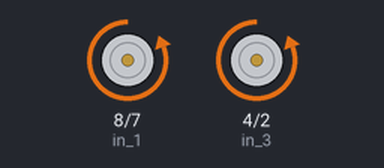
Simulated run of this sketch. Board: Arduino Uno, built with avr-gcc and run on an emulated ATmega328P. On the bench: motor-driver pin pairs drawn as motors (green arrow = first pin HIGH = forward, orange = second pin HIGH = backward, longer = more drive, scaled by the enable pin).

Above: at 1.5 s.
At 5.5 s:
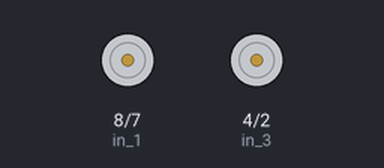
Timing chart, 0 to 10.4 s (numbered marks = the images above):
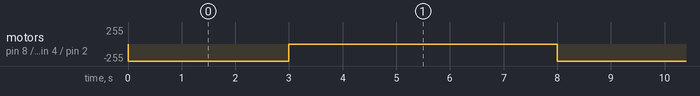

Measured:
- by itself, motor on pin 8 (in_1) / pin 7 (in_2), motor on pin 4 (in_3) / pin 2 (in_4): alternates backward 255/255 for 3.0 s and stopped for 5.0 s

The sketch:

motor_test_code.ino
```cpp
 int enA = 3;
 int in_1 = 8 ;
 int in_2 = 7  ;
 int enB = 9;
 int in_3 = 4 ;
 int in_4 = 2 ;

void setup()

{

pinMode(enA,OUTPUT) ;
pinMode(in_1,OUTPUT) ;
pinMode(in_2,OUTPUT) ;
pinMode(enB,OUTPUT) ;
pinMode(in_3,OUTPUT) ;
pinMode(in_4,OUTPUT) ;

}


void loop()

{


digitalWrite(in_1,LOW) ;

digitalWrite(in_2,HIGH) ;

analogWrite(enA,255) ;


digitalWrite(in_3,LOW) ;

digitalWrite(in_4,HIGH) ;

analogWrite(enB,255) ;


delay(3000) ;


digitalWrite(in_1,LOW) ;

digitalWrite(in_2,LOW) ;

analogWrite(enA,255) ;


digitalWrite(in_3,LOW) ;

digitalWrite(in_4,LOW) ;

analogWrite(enB,255) ;


delay(5000) ;

/*
digitalWrite(in_1,HIGH) ;

digitalWrite(in_2,LOW) ;

analogWrite(enA,255) ;


digitalWrite(in_3,HIGH) ;

digitalWrite(in_4,LOW) ;

analogWrite(enB,255) ;


delay(3000) ;

*/
}
```
